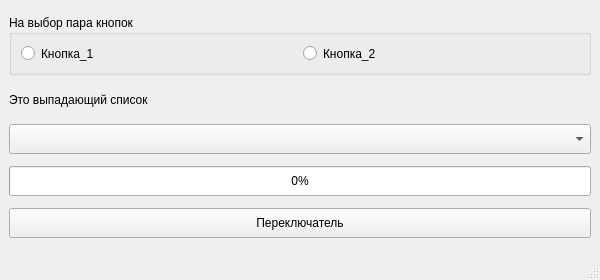
<?xml version="1.0" encoding="UTF-8"?>
<ui version="4.0">
 <class>MainWindow</class>
 <widget class="QMainWindow" name="MainWindow">
  <property name="geometry">
   <rect>
    <x>0</x>
    <y>0</y>
    <width>600</width>
    <height>280</height>
   </rect>
  </property>
  <property name="minimumSize">
   <size>
    <width>600</width>
    <height>280</height>
   </size>
  </property>
  <property name="maximumSize">
   <size>
    <width>600</width>
    <height>300</height>
   </size>
  </property>
  <property name="windowTitle">
   <string>MainWindow</string>
  </property>
  <property name="layoutDirection">
   <enum>Qt::LeftToRight</enum>
  </property>
  <widget class="QWidget" name="centralwidget">
   <layout class="QVBoxLayout" name="verticalLayout">
    <item>
     <widget class="QGroupBox" name="groupB">
      <property name="maximumSize">
       <size>
        <width>600</width>
        <height>60</height>
       </size>
      </property>
      <property name="title">
       <string>На выбор пара кнопок</string>
      </property>
      <layout class="QHBoxLayout" name="horizontalLayout">
       <item>
        <widget class="QRadioButton" name="rb_button1">
         <property name="text">
          <string>Кнопка_1</string>
         </property>
        </widget>
       </item>
       <item>
        <widget class="QRadioButton" name="rb_button2">
         <property name="text">
          <string>Кнопка_2</string>
         </property>
        </widget>
       </item>
      </layout>
     </widget>
    </item>
    <item>
     <widget class="QLabel" name="label">
      <property name="maximumSize">
       <size>
        <width>600</width>
        <height>25</height>
       </size>
      </property>
      <property name="text">
       <string>Это выпадающий список</string>
      </property>
     </widget>
    </item>
    <item>
     <widget class="QComboBox" name="comboBox">
      <property name="enabled">
       <bool>true</bool>
      </property>
      <property name="maximumSize">
       <size>
        <width>16777215</width>
        <height>30</height>
       </size>
      </property>
      <property name="currentText">
       <string/>
      </property>
      <property name="modelColumn">
       <number>0</number>
      </property>
     </widget>
    </item>
    <item>
     <widget class="QProgressBar" name="progressBar">
      <property name="maximumSize">
       <size>
        <width>600</width>
        <height>30</height>
       </size>
      </property>
      <property name="maximum">
       <number>10</number>
      </property>
      <property name="value">
       <number>0</number>
      </property>
     </widget>
    </item>
    <item>
     <widget class="QPushButton" name="pbutton_toggle">
      <property name="maximumSize">
       <size>
        <width>600</width>
        <height>30</height>
       </size>
      </property>
      <property name="cursor">
       <cursorShape>PointingHandCursor</cursorShape>
      </property>
      <property name="text">
       <string>Переключатель</string>
      </property>
      <property name="checkable">
       <bool>false</bool>
      </property>
     </widget>
    </item>
   </layout>
  </widget>
  <widget class="QMenuBar" name="menubar">
   <property name="geometry">
    <rect>
     <x>0</x>
     <y>0</y>
     <width>600</width>
     <height>26</height>
    </rect>
   </property>
  </widget>
  <widget class="QStatusBar" name="statusbar"/>
 </widget>
 <tabstops>
  <tabstop>rb_button1</tabstop>
  <tabstop>rb_button2</tabstop>
  <tabstop>comboBox</tabstop>
  <tabstop>pbutton_toggle</tabstop>
 </tabstops>
 <resources/>
 <connections/>
</ui>
